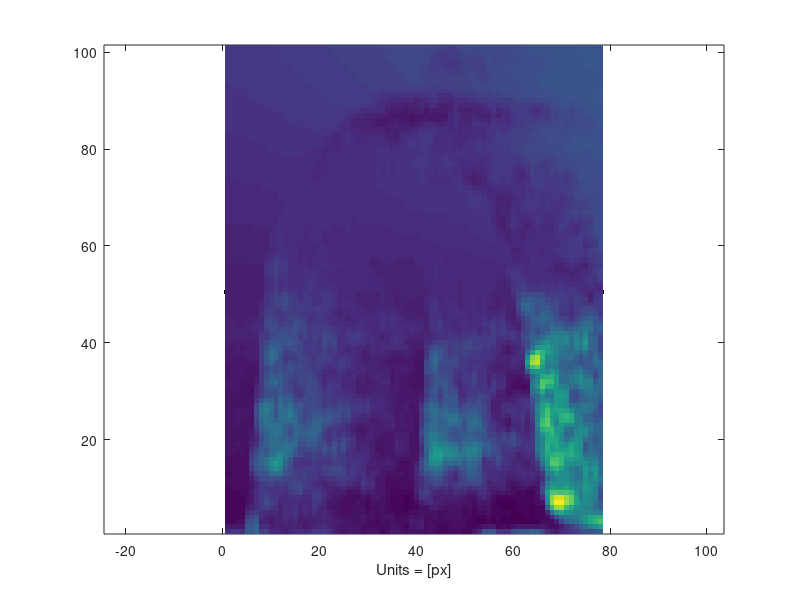

This figure's MATLAB source: (Note: this script raises an error after producing the figure.)
% This script demonstrates the use of the optimization toolbox to solve a
% simple pathfinding problem. We are given an airplane with a fixed
% airspeed and a vector field of wind in which to navigate. The objective
% is to find the path which minimizes the time taken to travel from the
% starting point to the finish point.
%

%% First make some random vector field of wind, and set parameters

clear; clf;

temp = load('mastertemplate.mat');
temp = temp.m;
m = load('Srecaf.mat');
m = m.Srecaf;
edge = load('Edge.mat');
edge = edge.m;

temp = (temp./max(temp(:)))+1;
m = (m./max(m(:)))+1;
edge = (edge./max(edge(:)))+1;

AirSpeed = 500;

[sizeY, sizeX] = size(m);

numWayPoints = sizeX;
rng(50);

W_x = log(m)-mean(log(m(:)));
W_y = W_x.*3;

[Xgrid,Ygrid] = meshgrid(1:sizeX,1:sizeY);
hq = quiver(Xgrid,Ygrid,W_x,W_y,'k');
hold on;
xlabel('Units = [px]');
axis equal tight
plot([1 sizeX],[sizeY sizeY]/2,'k.','markersize',16)

%% Add some color to make it more visible
L = (sqrt((Xgrid-sizeX).^2 + (Ygrid-sizeY/2).^2));
Favorability = ((sizeX-Xgrid).*W_x +  (sizeY/2-Ygrid).*W_y)./L; 
Favorability(~isfinite(Favorability)) = 0; 

hold on;
h_im = imagesc(Favorability); % This will be the background for the vector field

set(h_im,'Xdata',[1 sizeX],'Ydata',[1 sizeY]);
uistack(h_im,'bottom');

% Change the colormap...
colormap(interp1([0,1,2],[1 0 0; 1 1 1; 0 1 0],0:0.01:2));
caxis(max(abs(Favorability(:)))*[-1 1]);

h_colorbar = colorbar;
title(h_colorbar,'Tailwind (km/h)')
xlabel(h_colorbar,'Headwind')
%% Generate a default set of way points
xWayPoints = linspace(1,sizeX,numWayPoints+2)';
yWayPoints = sizeY/2 * ones(numWayPoints+2,1);

h_wp = plot(xWayPoints,yWayPoints,'color','k','linestyle','none','marker','.','markersize',16);

%% Generate a continuous path from the waypoints
PathPoints = WayPoints_To_Path([xWayPoints,yWayPoints],'linear',sizeX,sizeY,2*sizeX);
h_path = plot(PathPoints(:,1),PathPoints(:,2),'k','linewidth',2);

%% Calculate the time taken:
StraightLineTime = getScoreFromPath(PathPoints, m, edge, temp)

% Display in Hours/Minutes
%fprintf('Straight Line Travel Time: %d hours, %.1f minutes\n',floor(StraightLineTime),rem(StraightLineTime,1)*60);

%% For example, a different set:
% Randomly choose waypoints
xWayPoints = linspace(0,sizeX,numWayPoints+2)' .* (1+0.05*randn(size(xWayPoints)));
yWayPoints = sizeY/2 + (0.1*sizeY*randn(numWayPoints+2,1));
xWayPoints([1 end]) = [1 sizeX];
yWayPoints([1 end]) = sizeY/2;

%Plot them
delete([h_wp h_path]);
h_wp = plot(xWayPoints,yWayPoints,'color','k','linestyle','none','marker','.','markersize',16);

% Generate a continuous path from the waypoints
PathPoints = WayPoints_To_Path([xWayPoints,yWayPoints],'cubic',sizeX,sizeY,2*sizeX);
h_path = plot(PathPoints(:,1),PathPoints(:,2),'k','linewidth',2);

LineTime = getScoreFromPath(PathPoints, m, edge, temp)
%fprintf('Travel Time: %d hours, %.1f minutes\n',floor(LineTime),rem(LineTime,1)*60);

%% Find an optimal path using FMINCON
% Define Objective Function
objectiveFun = @(P) getScoreFromPath(P,m,edge,temp,sizeX,sizeY,'cubic');

% Set optimization options
opts = optimset('fmincon');
opts.Display = 'iter';
opts.Algorithm = 'active-set';
opts.MaxFunEvals = 2000;

% Initial Conditions
xWayPoints = linspace(0,sizeX,numWayPoints+2)';
yWayPoints = sizeY/2 * ones(numWayPoints+2,1);
ic = [xWayPoints(2:end-1)'; yWayPoints(2:end-1)'];
ic = ic(:);

% Bounds
lb = zeros(size(ic(:)));
ub = reshape([sizeX*ones(1,numWayPoints); sizeY*ones(1,numWayPoints)],[],1);

%Do the optimizaiton
optimalWayPoints = fmincon(objectiveFun, ic(:), [],[],[],[],lb,ub,[],opts)

%% Plot the optimal solution:
delete([h_wp h_path]);
optimalWayPoints = [1 sizeY/2; reshape(optimalWayPoints,2,[])'; sizeX sizeY/2];

xWayPoints = optimalWayPoints(:,1);
yWayPoints = optimalWayPoints(:,2);
h_wp = plot(xWayPoints,yWayPoints,'color','k','linestyle','none','marker','.','markersize',16);

PathPoints = WayPoints_To_Path([xWayPoints,yWayPoints],'cubic',sizeX,sizeY,101);
h_path = plot(PathPoints(:,1),PathPoints(:,2),'k','linewidth',2);
LineTime = getTimeFromPath(PathPoints,W_x,W_y,AirSpeed);
%fprintf('Optimal Travel Time: %d hours, %.1f minutes\n',floor(LineTime),rem(LineTime,1)*60);
